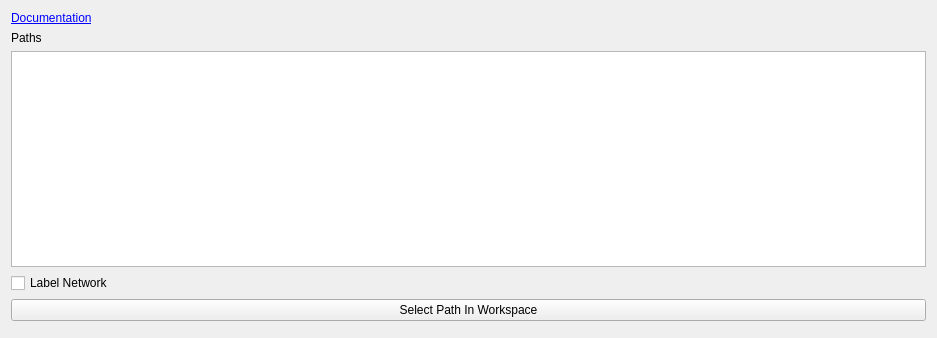
<?xml version="1.0" encoding="UTF-8"?>
<ui version="4.0">
 <class>flowTracePlotWidget</class>
 <widget class="QWidget" name="flowTracePlotWidget">
  <property name="geometry">
   <rect>
    <x>0</x>
    <y>0</y>
    <width>937</width>
    <height>338</height>
   </rect>
  </property>
  <property name="windowTitle">
   <string>Flow Trace</string>
  </property>
  <layout class="QVBoxLayout" name="verticalLayout">
   <item>
    <layout class="QGridLayout" name="gridLayout">
     <item row="2" column="1">
      <widget class="QListWidget" name="paths">
       <property name="maximumSize">
        <size>
         <width>16777215</width>
         <height>16777215</height>
        </size>
       </property>
       <property name="selectionMode">
        <enum>QAbstractItemView::ExtendedSelection</enum>
       </property>
      </widget>
     </item>
     <item row="3" column="1">
      <widget class="QCheckBox" name="cbLabel">
       <property name="text">
        <string>Label Network</string>
       </property>
      </widget>
     </item>
     <item row="5" column="1">
      <layout class="QHBoxLayout" name="horizontalLayout">
       <item>
        <widget class="QFrame" name="toolbarFrame">
         <property name="minimumSize">
          <size>
           <width>0</width>
           <height>0</height>
          </size>
         </property>
         <property name="frameShape">
          <enum>QFrame::StyledPanel</enum>
         </property>
         <property name="frameShadow">
          <enum>QFrame::Raised</enum>
         </property>
        </widget>
       </item>
      </layout>
     </item>
     <item row="4" column="1">
      <widget class="QPushButton" name="pbSelectPath">
       <property name="text">
        <string>Select Path In Workspace</string>
       </property>
      </widget>
     </item>
     <item row="1" column="1">
      <widget class="QLabel" name="label">
       <property name="text">
        <string>Paths</string>
       </property>
      </widget>
     </item>
     <item row="0" column="1">
      <widget class="QLabel" name="label_2">
       <property name="text">
        <string>&lt;html&gt;&lt;head/&gt;&lt;body&gt;&lt;p&gt;&lt;a href=&quot;https://wiki.coastalme.com/index.php?title=1D_Integrity_Tool_-_Flow_Trace_-_Long_Plot&quot;&gt;&lt;span style=&quot; text-decoration: underline; color:#0000ff;&quot;&gt;Documentation&lt;/span&gt;&lt;/a&gt;&lt;/p&gt;&lt;/body&gt;&lt;/html&gt;</string>
       </property>
       <property name="openExternalLinks">
        <bool>true</bool>
       </property>
      </widget>
     </item>
     <item row="0" column="0" rowspan="6">
      <layout class="QGridLayout" name="plotLayout"/>
     </item>
    </layout>
   </item>
  </layout>
 </widget>
 <resources/>
 <connections/>
</ui>
